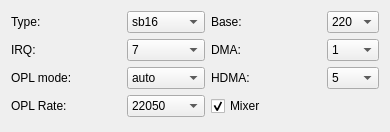
         <widget class="QWidget" name="pageSoundBlaster">
          <property name="geometry">
           <rect>
            <x>0</x>
            <y>0</y>
            <width>386</width>
            <height>132</height>
           </rect>
          </property>
          <attribute name="label">
           <string>Soundblaster</string>
          </attribute>
          <layout class="QGridLayout" name="gridLayout_5">
           <item row="0" column="0">
            <layout class="QGridLayout" name="glSoundBlasterPageSettings">
             <item row="0" column="0">
              <layout class="QHBoxLayout" name="hlSoundBlasterType">
               <item>
                <widget class="QLabel" name="labelSBType">
                 <property name="minimumSize">
                  <size>
                   <width>110</width>
                   <height>0</height>
                  </size>
                 </property>
                 <property name="maximumSize">
                  <size>
                   <width>110</width>
                   <height>16777215</height>
                  </size>
                 </property>
                 <property name="text">
                  <string>Type:</string>
                 </property>
                 <property name="buddy">
                  <cstring>comboBoxSBType</cstring>
                 </property>
                </widget>
               </item>
               <item>
                <widget class="QComboBox" name="comboBoxSBType">
                 <property name="currentIndex">
                  <number>5</number>
                 </property>
                 <item>
                  <property name="text">
                   <string>none</string>
                  </property>
                 </item>
                 <item>
                  <property name="text">
                   <string>sb1</string>
                  </property>
                 </item>
                 <item>
                  <property name="text">
                   <string>sb2</string>
                  </property>
                 </item>
                 <item>
                  <property name="text">
                   <string>sbpro1</string>
                  </property>
                 </item>
                 <item>
                  <property name="text">
                   <string>sbpro2</string>
                  </property>
                 </item>
                 <item>
                  <property name="text">
                   <string>sb16</string>
                  </property>
                 </item>
                </widget>
               </item>
              </layout>
             </item>
             <item row="0" column="1">
              <layout class="QHBoxLayout" name="hlSoundBlasterBase">
               <item>
                <widget class="QLabel" name="labelSBBase">
                 <property name="minimumSize">
                  <size>
                   <width>110</width>
                   <height>0</height>
                  </size>
                 </property>
                 <property name="maximumSize">
                  <size>
                   <width>110</width>
                   <height>16777215</height>
                  </size>
                 </property>
                 <property name="text">
                  <string>Base:</string>
                 </property>
                 <property name="buddy">
                  <cstring>comboBoxSBBase</cstring>
                 </property>
                </widget>
               </item>
               <item>
                <widget class="QComboBox" name="comboBoxSBBase">
                 <item>
                  <property name="text">
                   <string>220</string>
                  </property>
                 </item>
                 <item>
                  <property name="text">
                   <string>240</string>
                  </property>
                 </item>
                </widget>
               </item>
              </layout>
             </item>
             <item row="1" column="0">
              <layout class="QHBoxLayout" name="hlSoundBlasterIrq">
               <item>
                <widget class="QLabel" name="labelSBIRQ">
                 <property name="minimumSize">
                  <size>
                   <width>110</width>
                   <height>0</height>
                  </size>
                 </property>
                 <property name="maximumSize">
                  <size>
                   <width>110</width>
                   <height>16777215</height>
                  </size>
                 </property>
                 <property name="text">
                  <string>IRQ:</string>
                 </property>
                 <property name="buddy">
                  <cstring>comboBoxSBIRQ</cstring>
                 </property>
                </widget>
               </item>
               <item>
                <widget class="QComboBox" name="comboBoxSBIRQ">
                 <property name="currentIndex">
                  <number>1</number>
                 </property>
                 <item>
                  <property name="text">
                   <string>5</string>
                  </property>
                 </item>
                 <item>
                  <property name="text">
                   <string>7</string>
                  </property>
                 </item>
                 <item>
                  <property name="text">
                   <string>9</string>
                  </property>
                 </item>
                 <item>
                  <property name="text">
                   <string>10</string>
                  </property>
                 </item>
                </widget>
               </item>
              </layout>
             </item>
             <item row="1" column="1">
              <layout class="QHBoxLayout" name="hlSoundBlasterDMA">
               <item>
                <widget class="QLabel" name="labelSBDMA">
                 <property name="minimumSize">
                  <size>
                   <width>110</width>
                   <height>0</height>
                  </size>
                 </property>
                 <property name="maximumSize">
                  <size>
                   <width>110</width>
                   <height>16777215</height>
                  </size>
                 </property>
                 <property name="text">
                  <string>DMA:</string>
                 </property>
                 <property name="buddy">
                  <cstring>comboBoxSBDMA</cstring>
                 </property>
                </widget>
               </item>
               <item>
                <widget class="QComboBox" name="comboBoxSBDMA">
                 <item>
                  <property name="text">
                   <string>1</string>
                  </property>
                 </item>
                 <item>
                  <property name="text">
                   <string>3</string>
                  </property>
                 </item>
                </widget>
               </item>
              </layout>
             </item>
             <item row="2" column="0">
              <layout class="QHBoxLayout" name="hlSoundBlasterOPLMode">
               <item>
                <widget class="QLabel" name="labelSBOPLMode">
                 <property name="minimumSize">
                  <size>
                   <width>110</width>
                   <height>0</height>
                  </size>
                 </property>
                 <property name="maximumSize">
                  <size>
                   <width>110</width>
                   <height>16777215</height>
                  </size>
                 </property>
                 <property name="text">
                  <string>OPL mode:</string>
                 </property>
                 <property name="buddy">
                  <cstring>comboBoxSBOplMode</cstring>
                 </property>
                </widget>
               </item>
               <item>
                <widget class="QComboBox" name="comboBoxSBOplMode">
                 <item>
                  <property name="text">
                   <string>auto</string>
                  </property>
                 </item>
                 <item>
                  <property name="text">
                   <string>cms</string>
                  </property>
                 </item>
                 <item>
                  <property name="text">
                   <string>opl2</string>
                  </property>
                 </item>
                 <item>
                  <property name="text">
                   <string>dualopl2</string>
                  </property>
                 </item>
                 <item>
                  <property name="text">
                   <string>opl3</string>
                  </property>
                 </item>
                </widget>
               </item>
              </layout>
             </item>
             <item row="2" column="1">
              <layout class="QHBoxLayout" name="hlSoundBlasterHDMA">
               <item>
                <widget class="QLabel" name="labelSBHDMA">
                 <property name="minimumSize">
                  <size>
                   <width>110</width>
                   <height>0</height>
                  </size>
                 </property>
                 <property name="maximumSize">
                  <size>
                   <width>110</width>
                   <height>16777215</height>
                  </size>
                 </property>
                 <property name="text">
                  <string>HDMA:</string>
                 </property>
                 <property name="buddy">
                  <cstring>comboBoxSBHDMA</cstring>
                 </property>
                </widget>
               </item>
               <item>
                <widget class="QComboBox" name="comboBoxSBHDMA">
                 <property name="currentIndex">
                  <number>2</number>
                 </property>
                 <item>
                  <property name="text">
                   <string>1</string>
                  </property>
                 </item>
                 <item>
                  <property name="text">
                   <string>3</string>
                  </property>
                 </item>
                 <item>
                  <property name="text">
                   <string>5</string>
                  </property>
                 </item>
                </widget>
               </item>
              </layout>
             </item>
             <item row="3" column="0">
              <layout class="QHBoxLayout" name="hlSoundBlasterOPLRate">
               <item>
                <widget class="QLabel" name="labelSBOPLRate">
                 <property name="minimumSize">
                  <size>
                   <width>110</width>
                   <height>0</height>
                  </size>
                 </property>
                 <property name="maximumSize">
                  <size>
                   <width>110</width>
                   <height>16777215</height>
                  </size>
                 </property>
                 <property name="text">
                  <string>OPL Rate:</string>
                 </property>
                 <property name="buddy">
                  <cstring>comboBoxSBOPLRate</cstring>
                 </property>
                </widget>
               </item>
               <item>
                <widget class="QComboBox" name="comboBoxSBOPLRate">
                 <property name="currentIndex">
                  <number>1</number>
                 </property>
                 <item>
                  <property name="text">
                   <string>11050</string>
                  </property>
                 </item>
                 <item>
                  <property name="text">
                   <string>22050</string>
                  </property>
                 </item>
                 <item>
                  <property name="text">
                   <string>44100</string>
                  </property>
                 </item>
                </widget>
               </item>
              </layout>
             </item>
             <item row="3" column="1">
              <widget class="QCheckBox" name="checkBoxSBMixer">
               <property name="text">
                <string>Mixer</string>
               </property>
               <property name="checked">
                <bool>true</bool>
               </property>
              </widget>
             </item>
            </layout>
           </item>
           <item row="1" column="0">
            <spacer name="vsSoundBlaster">
             <property name="orientation">
              <enum>Qt::Vertical</enum>
             </property>
             <property name="sizeHint" stdset="0">
              <size>
               <width>368</width>
               <height>89</height>
              </size>
             </property>
            </spacer>
           </item>
          </layout>
         </widget>
